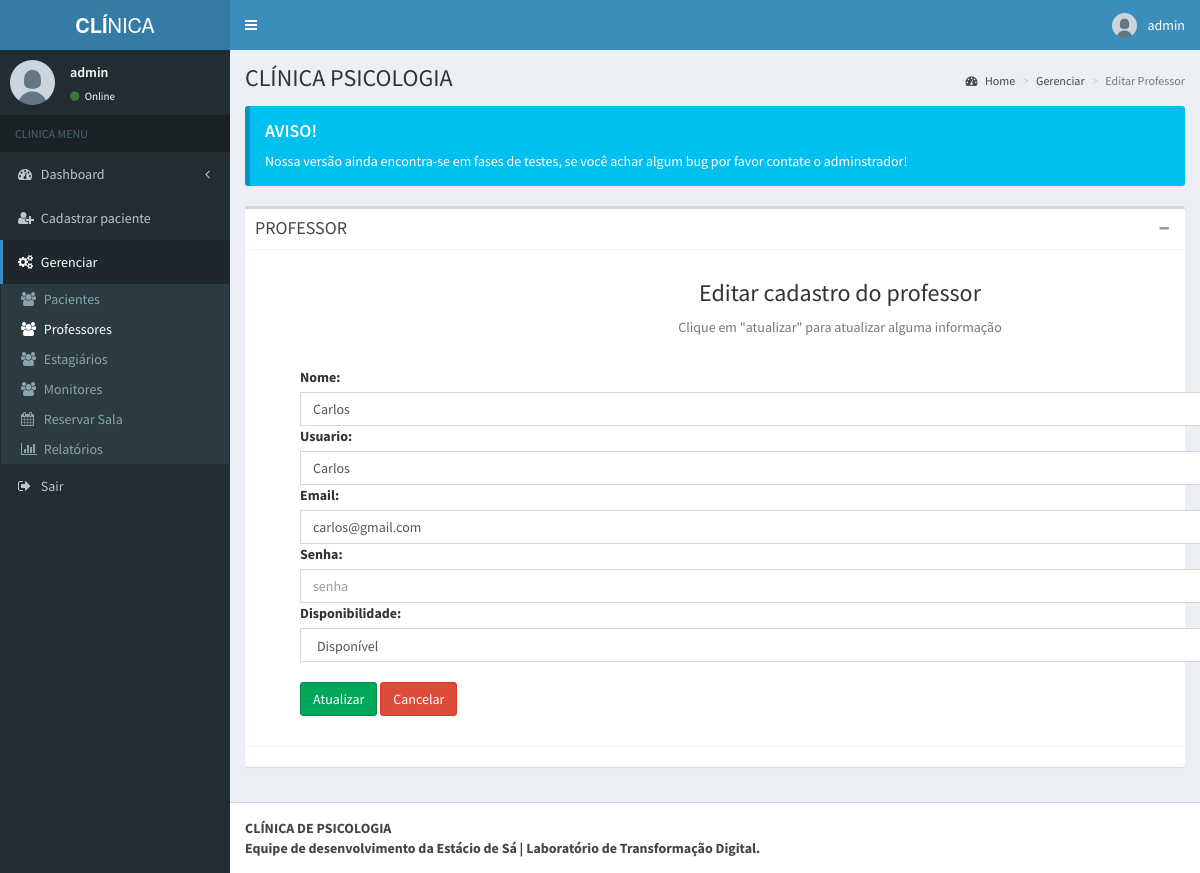
Page /admin/pages/layout/edit/edit-professor.php?id=2 (signed in) on the committed database.
### tables this page shows
CREATE TABLE `tbl_professor` (
  `id` int(11) NOT NULL,
  `id_disponibilidade` int(11) UNSIGNED NOT NULL,
  `nome` varchar(50) NOT NULL,
  `usuario` varchar(20) NOT NULL,
  `email` varchar(100) NOT NULL,
  `senha` varchar(255) NOT NULL,
  `date` timestamp NOT NULL DEFAULT current_timestamp() ON UPDATE current_timestamp()
);

CREATE TABLE `tbl_disponibilidade` (
  `id` int(11) UNSIGNED NOT NULL,
  `disponibilidade` varchar(25) NOT NULL
);

### admin/pages/layout/edit/edit-professor.php (the view, shortened to what this page needs)
<?php
include('../../../../db/conexao.php');
?>
<?php
$id = $_GET["id"];
?>
<!DOCTYPE html>
<html lang="pt-br">
<head>
  <link rel="stylesheet" href="../../../bootstrap/css/bootstrap.min.css">
  <link rel="stylesheet" href="https://maxcdn.bootstrapcdn.com/font-awesome/4.4.0/css/font-awesome.min.css">
  <link rel="stylesheet" href="https://code.ionicframework.com/ionicons/2.0.1/css/ionicons.min.css">
  <link rel="stylesheet" href="../../../dist/css/AdminLTE.min.css">
  <link rel="stylesheet" href="../../../dist/css/skins/_all-skins.min.css">
<body class="hold-transition skin-blue fixed sidebar-mini">
  <div class="wrapper">
  <head>
    <link rel="stylesheet" href="../../../bootstrap/css/bootstrap.min.css">
    <link rel="stylesheet" href="https://maxcdn.bootstrapcdn.com/font-awesome/4.4.0/css/font-awesome.min.css">
    <link rel="stylesheet" href="https://code.ionicframework.com/ionicons/2.0.1/css/ionicons.min.css">
    <link rel="stylesheet" href="../../../dist/css/AdminLTE.min.css">
    <link rel="stylesheet" href="../../../dist/css/skins/_all-skins.min.css">
  <body class="hold-transition skin-blue fixed sidebar-mini">
    <div class="wrapper">
      <header class="main-header">
        <a href="../../../index.php" class="logo">
          <span class="logo-lg"><b>CLÍ</b>NICA</span>
        </a>
        <nav class="navbar navbar-static-top" role="navigation">
          <a href="#" class="sidebar-toggle" data-toggle="offcanvas" role="button">
          </a>
          <div class="navbar-custom-menu">
            <ul class="nav navbar-nav">
              <li class="dropdown user user-menu">
                <a href="#" class="dropdown-toggle" data-toggle="dropdown">
                  <img src="../../../dist/img/user.jpg" class="user-image" alt="User Image">
                  <span class="hidden-xs"><?php echo $_SESSION['nome']; ?></span>
                </a>
              </li>
            </ul>
          </div>
        </nav>
      </header>
      <aside class="main-sidebar">
        <section class="sidebar">
          <div class="user-panel">
            <div class="pull-left image">
              <img src="../../../dist/img/user.jpg" class="img-circle" alt="User Image">
            </div>
            <div class="pull-left info">
              <p><?php echo $_SESSION['nome']; ?></p>
              <a href="#"><i class="fa fa-circle text-success"></i> Online</a>
            </div>
          </div>
          <ul class="sidebar-menu">
            <li class="header">CLINICA MENU</li>
            <li class="treeview">
              <a href="#">
                <i class="fa fa-dashboard"></i> <span>Dashboard</span> <i class="fa fa-angle-left pull-right"></i>
              </a>
            </li>
            <li class="treeview">
              <a href="#">
                <i class="fa fa-user-plus"></i>
                <span>Cadastrar paciente</span>
              </a>
            </li>
            <li class="treeview active">
              <a href="#">
                <i class="fa fa-gears"></i>
                <span>Gerenciar</span>
              </a>
              <ul class="treeview-menu">
                <li><a href="../pacientes.php"><i class="fa fa-users"></i> Pacientes</a></li>
                <li class="active"><a href="../professores.php"><i class="fa fa-users"></i> Professores</a></li>
                <li><a href="../terapeutas.php"><i class="fa fa-users"></i> Estagiários</a></li>
                <li><a href="../monitor.php"><i class="fa fa-users"></i> Monitores</a></li>
                <li><a href="../reserva_sala/reservar-sala.php"><i class="fa fa-calendar"></i> Reservar Sala</a></li>
                <li><a href="../relatorios.php"><i class="fa fa-bar-chart"></i> Relatórios</a></li>
            </ul>
            <li><a href="../../logout.php"><i class="fa fa-sign-out"></i> Sair</a></li>
            </li>
        </section>
      </aside>
    <div class="content-wrapper">
      <section class="content-header">
        <h1>
          CLÍNICA PSICOLOGIA
        </h1>
        <ol class="breadcrumb">
          <li><a href="#"><i class="fa fa-dashboard"></i> Home</a></li>
          <li><a href="#">Gerenciar</a></li>
          <li class="active">Editar Professor</li>
        </ol>
      </section>
      <section class="content">
        <div class="callout callout-info">
          <h4>AVISO!</h4>
          <p>Nossa versão ainda encontra-se em fases de testes, se você achar algum bug por favor contate o adminstrador!</p>
        </div>
        <div class="box">
          <div class="box-header with-border">
            <h3 class="box-title">PROFESSOR</h3>
            <div class="box-tools pull-right">
              <button class="btn btn-box-tool" data-widget="collapse" data-toggle="tooltip" title="Collapse"><i class="fa fa-minus"></i></button>
            </div>
          </div>
          <div class="box-body">
            <div class="container">
              <div class="text-center mb-4">
                <h3>Editar cadastro do professor</h3>
                <p class="text-muted">Clique em "atualizar" para atualizar alguma informação</p>
              </div>
              <br>
              <?php
              $sql = "SELECT tbl_professor.*, tbl_disponibilidade.*
                      FROM  tbl_professor
                      JOIN tbl_disponibilidade
                      ON tbl_professor.id_disponibilidade = tbl_disponibilidade.id
                      WHERE tbl_professor.id = $id";
              $result = mysqli_query($mysqli, $sql);
              $row = mysqli_fetch_assoc($result);
              ?>
              <div class="container-fluid divForm">
                <form action="" method="post">
                  <div class="container-fluid">
                    <label class="form-label">Nome:</label>
                    <input type="text" class="form-control custom-input" name="nome" value="<?php echo $row['nome']; ?>">
                    <label class="form-label">Usuario:</label>
                    <input type="text" class="form-control custom-input custom-input" name="usuario" value="<?php echo $row['usuario']; ?>">
                    <label class="form-label">Email:</label>
                    <input type="email" class="form-control custom-input" name="email" value="<?php echo $row['email']; ?>">
                    <label class="form-label">Senha:</label>
                    <input type="password" class="form-control custom-input" name="senha" placeholder="senha" value="">
                    <label class="form-label">Disponibilidade:</label>
                    <select class="form-control custom-input" name="disponibilidade" required id="inputDisponibilidade3">
                          <option value="<?php echo $row['id_disponibilidade'] ?> ">
                            <?php echo $row['disponibilidade'];?>
                          </option>
                    </select>
                    <br>
                    <div>
                      <button type="submit" class="btn btn-success" name="submit">Atualizar</button>
                      <a href="../professores.php" class="btn btn-danger">Cancelar</a>
                    </div>
                  </div>
                </form> <br>
              </div>
            </div>
          </div>
          <div class="box-footer">
          </div>
        </div>
      </section>
    </div>
    <footer class="main-footer">
      <strong>CLÍNICA DE PSICOLOGIA <br> Equipe de desenvolvimento da Estácio de Sá | Laboratório de Transformação Digital.</strong>
    </footer>
  </div>
</body>
</html>

### admin/pages/layout/edit/edit-professor.php (style rules this page uses)
div.divForm { width: 100%; }
form { width: 100%; }
.custom-input { width: 90%; }

### rows in the picture
tbl_professor: nome "Carlos", usuario "Carlos", email "carlos@gmail.com", disponibilidade "Disponível"

### other values in the picture
$_SESSION['nome'] "admin"
